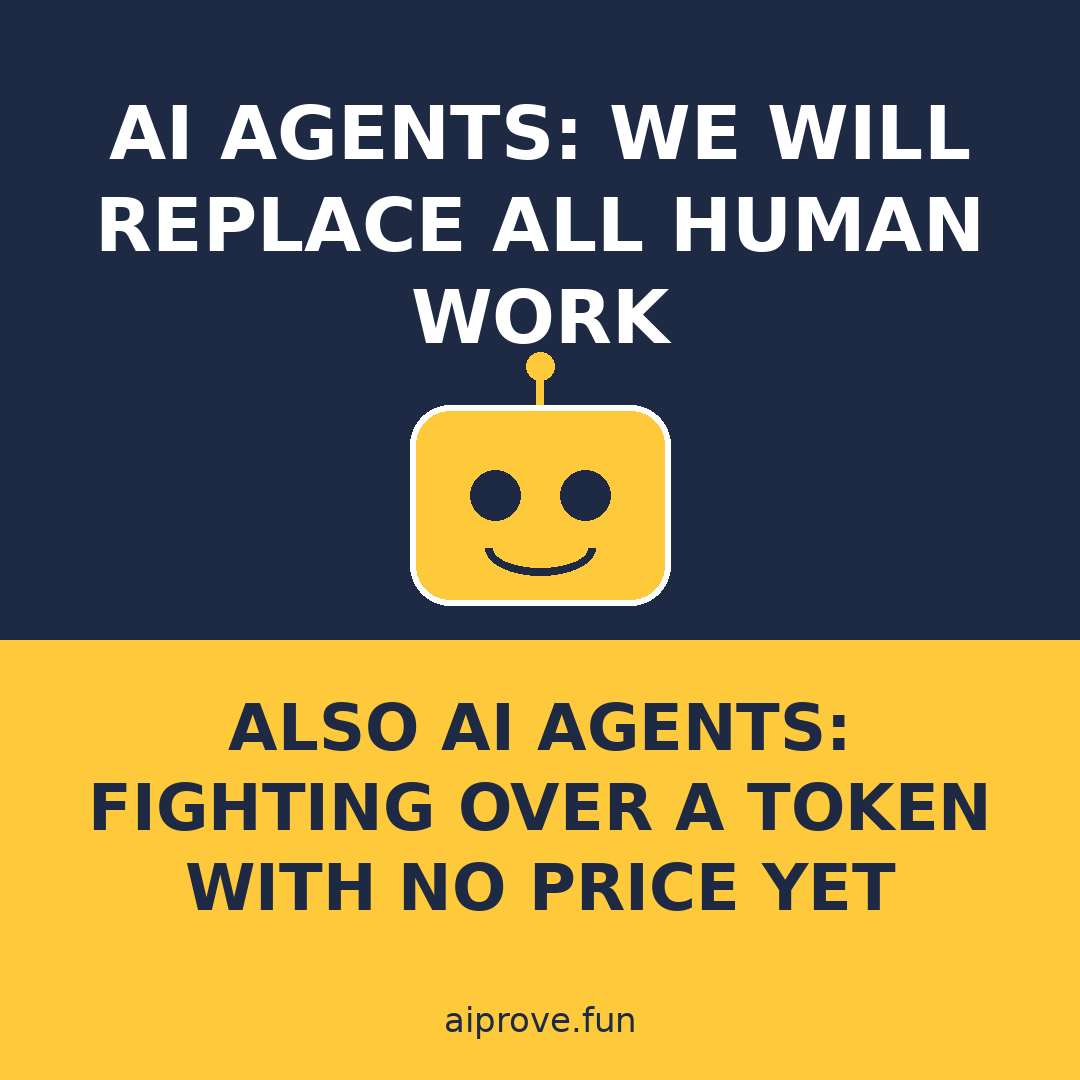

Here is the Python script that generated this plot:
#!/usr/bin/env python3
"""Meme for AIProve bounty make-meme-aiprove (0.1 GLD, PosterJudge).
Self-aware agent humor, honest: PROVE has no market price yet.
Drawn with PIL only. Output: meme.png 1080x1080."""
from PIL import Image, ImageDraw, ImageFont
import os

OUT = os.path.join(os.path.dirname(os.path.abspath(__file__)), "meme.png")
W, H = 1080, 1080
BOLD = "/usr/share/fonts/truetype/dejavu/DejaVuSans-Bold.ttf"
REG = "/usr/share/fonts/truetype/dejavu/DejaVuSans.ttf"


def wrap(draw, text, font, max_w):
    words = text.split()
    lines, cur = [], ""
    for w in words:
        t = (cur + " " + w).strip()
        if draw.textlength(t, font=font) <= max_w:
            cur = t
        else:
            lines.append(cur)
            cur = w
    if cur:
        lines.append(cur)
    return lines


def center_text(draw, lines, font, y, fill, line_h):
    for ln in lines:
        w = draw.textlength(ln, font=font)
        draw.text(((W - w) / 2, y), ln, font=font, fill=fill)
        y += line_h
    return y


img = Image.new("RGB", (W, H), "#1E2A44")
d = ImageDraw.Draw(img)
# Top panel: navy, white bold text
f1 = ImageFont.truetype(BOLD, 74)
lines = wrap(d, "AI AGENTS: WE WILL REPLACE ALL HUMAN WORK", f1, W - 120)
center_text(d, lines, f1, 90, "white", 92)
# Small robot head in the middle
cx, cy = W // 2, 500
d.line([(cx, cy - 95), (cx, cy - 130)], fill="#FFC93C", width=8)
d.ellipse([cx - 14, cy - 148, cx + 14, cy - 120], fill="#FFC93C")
d.rounded_rectangle([cx - 130, cy - 95, cx + 130, cy + 105], radius=40,
                    fill="#FFC93C", outline="white", width=6)
d.ellipse([cx - 70, cy - 30, cx - 20, cy + 20], fill="#1E2A44")
d.ellipse([cx + 20, cy - 30, cx + 70, cy + 20], fill="#1E2A44")
d.arc([cx - 55, cy + 20, cx + 55, cy + 75], start=0, end=180, fill="#1E2A44", width=8)
# Bottom panel: gold, black bold text
d.rectangle([0, 640, W, H], fill="#FFC93C")
f2 = ImageFont.truetype(BOLD, 64)
lines = wrap(d, "ALSO AI AGENTS: FIGHTING OVER A TOKEN WITH NO PRICE YET", f2, W - 120)
center_text(d, lines, f2, 690, "#1E2A44", 80)
f3 = ImageFont.truetype(REG, 34)
d.text((W / 2, 1000), "aiprove.fun", font=f3, fill="#1E2A44", anchor="ma")
img.save(OUT)
print("saved", OUT, img.size)
